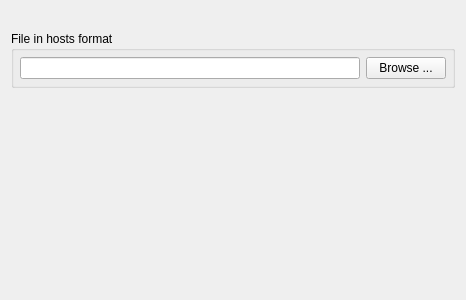
<?xml version="1.0" encoding="UTF-8"?>
<ui version="4.0">
 <class>FileNamePage_q</class>
 <widget class="QWizardPage" name="FileNamePage_q">
  <property name="geometry">
   <rect>
    <x>0</x>
    <y>0</y>
    <width>465</width>
    <height>300</height>
   </rect>
  </property>
  <property name="windowTitle">
   <string>WizardPage</string>
  </property>
  <property name="title">
   <string>Enter full path and file name below or click &quot;Browse&quot; to find it</string>
  </property>
  <property name="subTitle">
   <string/>
  </property>
  <layout class="QGridLayout" name="gridLayout">
   <item row="0" column="0">
    <widget class="QLabel" name="textLabel1_2">
     <property name="text">
      <string/>
     </property>
     <property name="alignment">
      <set>Qt::AlignmentFlag::AlignVCenter</set>
     </property>
     <property name="wordWrap">
      <bool>true</bool>
     </property>
    </widget>
   </item>
   <item row="1" column="0">
    <widget class="QGroupBox" name="groupBox1">
     <property name="title">
      <string>File in hosts format</string>
     </property>
     <layout class="QVBoxLayout">
      <property name="margin" stdset="0">
       <number>6</number>
      </property>
      <item>
       <layout class="QHBoxLayout" name="_2">
        <item>
         <widget class="QLineEdit" name="fileName"/>
        </item>
        <item>
         <widget class="QPushButton" name="browseButton">
          <property name="text">
           <string>Browse ...</string>
          </property>
         </widget>
        </item>
       </layout>
      </item>
     </layout>
    </widget>
   </item>
   <item row="2" column="0">
    <spacer name="spacer_2">
     <property name="orientation">
      <enum>Qt::Orientation::Vertical</enum>
     </property>
     <property name="sizeType">
      <enum>QSizePolicy::Policy::Expanding</enum>
     </property>
     <property name="sizeHint" stdset="0">
      <size>
       <width>444</width>
       <height>181</height>
      </size>
     </property>
    </spacer>
   </item>
  </layout>
 </widget>
 <resources/>
 <connections>
  <connection>
   <sender>browseButton</sender>
   <signal>clicked()</signal>
   <receiver>FileNamePage_q</receiver>
   <slot>selectAddressListFile()</slot>
   <hints>
    <hint type="sourcelabel">
     <x>409</x>
     <y>73</y>
    </hint>
    <hint type="destinationlabel">
     <x>199</x>
     <y>149</y>
    </hint>
   </hints>
  </connection>
 </connections>
 <slots>
  <slot>selectAddressListFile()</slot>
 </slots>
</ui>
